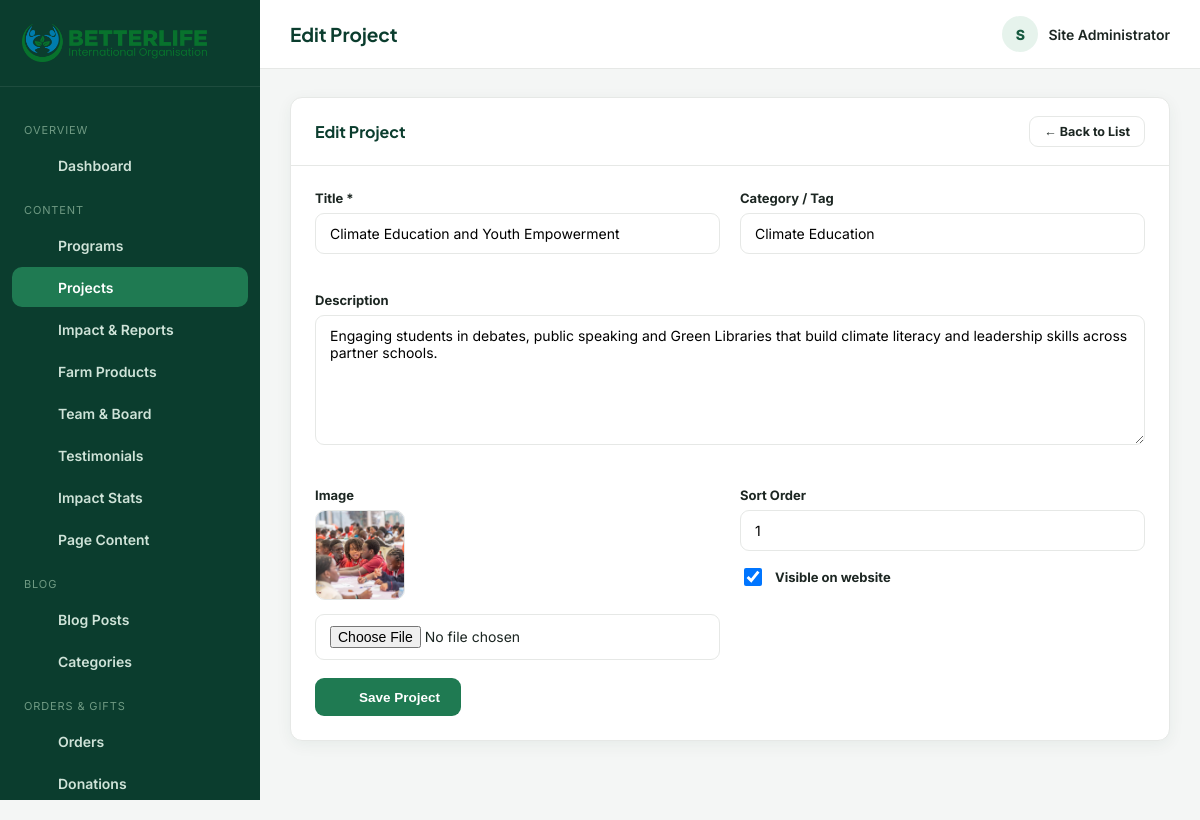
Screenshot of /admin/projects.php?action=edit&id=1 (signed in) with the database file from the repository.
### tables this page shows
CREATE TABLE projects (
  id INT AUTO_INCREMENT PRIMARY KEY,
  title VARCHAR(200) NOT NULL,
  slug VARCHAR(220) NOT NULL UNIQUE,
  category VARCHAR(150),
  description TEXT,
  image VARCHAR(255),
  sort_order INT DEFAULT 0,
  status TINYINT(1) DEFAULT 1,
  created_at TIMESTAMP DEFAULT CURRENT_TIMESTAMP
);

### admin/projects.php (the view, shortened to what this page needs)
<?php
require_once __DIR__ . '/includes/auth.php';
$action = $_GET['action'] ?? 'list';
$id = (int) ($_GET['id'] ?? 0);
$editing = null;
if (in_array($action, ['add', 'edit'], true)) {
    if ($action === 'edit') {
        $stmt = $pdo->prepare("SELECT * FROM projects WHERE id = ?");
        $stmt->execute([$id]);
        $editing = $stmt->fetch();
    }
    $pageTitle = $action === 'edit' ? 'Edit Project' : 'Add Project';
    require __DIR__ . '/includes/header.php';
    ?>
    <div class="panel">
      <div class="panel-head"><h3><?= h($pageTitle) ?></h3><a href="<?= ADMIN_URL ?>/projects.php" class="btn btn-outline btn-sm">← Back to List</a></div>
      <div class="panel-body">
        <form method="post" enctype="multipart/form-data">
          <div class="form-grid">
            <div class="form-group"><label>Title *</label><input type="text" name="title" class="form-control" required value="<?= h($editing['title'] ?? '') ?>"></div>
            <div class="form-group"><label>Category / Tag</label><input type="text" name="category" class="form-control" placeholder="e.g. Agriculture in Uganda" value="<?= h($editing['category'] ?? '') ?>"></div>
            <div class="form-group full"><label>Description</label><textarea name="description" class="form-control" style="min-height:130px;"><?= h($editing['description'] ?? '') ?></textarea></div>
            <div class="form-group">
              <label>Image</label>
              <?php if (!empty($editing['image'])): ?><img src="<?= asset_url($editing['image']) ?>" class="current-image"><br><?php endif; ?>
              <input type="file" name="image" class="form-control" accept="image/*">
            </div>
            <div class="form-group">
              <label>Sort Order</label>
              <input type="number" name="sort_order" class="form-control" value="<?= h($editing['sort_order'] ?? '0') ?>">
              <div class="checkbox-row" style="margin-top:14px;">
                <input type="checkbox" name="status" id="status" <?= (!isset($editing) || $editing['status']) ? 'checked' : '' ?>>
                <label for="status" style="margin:0;">Visible on website</label>
              </div>
            </div>
          </div>
          <button type="submit" class="btn btn-primary ico-text"><?= icon('save', 16) ?> Save Project</button>
        </form>
      </div>
    </div>
    <?php
    require __DIR__ . '/includes/footer.php';
    exit;
}
require __DIR__ . '/includes/header.php';
?>
<?php require __DIR__ . '/includes/footer.php'; ?>

### admin/assets/css/admin.css (style rules this page uses)
:root { --a-green-900: #0b3d2e; --a-green-700: #16593f; --a-green-600: #1f7a52; --a-green-100: #e6f3ec; --a-blue-700: #0e6788; --a-blue-600: #1583ab; --a-blue-100: #e5f5fb; --a-bg: #f4f6f5; --a-card: #ffffff; --a-border: #e6e8e6; --a-ink: #1c2622; --a-ink-soft: #6b7972; --a-radius: 12px; --a-shadow: 0 4px 16px rgba(11,61,46,.06); --a-danger: #d64545; --a-warn: #e2a72e; }
* { box-sizing: border-box; }
body { margin: 0; font-family: 'Inter', sans-serif; background: var(--a-bg); color: var(--a-ink); }
a { text-decoration: none; color: inherit; }
h1,h2,h3,h4 { font-family: 'Plus Jakarta Sans','Poppins',sans-serif; margin: 0 0 .4em; color: var(--a-green-900); }
img { max-width: 100%; }
.panel { background: var(--a-card); border-radius: var(--a-radius); box-shadow: var(--a-shadow); border: 1px solid var(--a-border); margin-bottom: 26px; }
.panel-head { padding: 18px 24px; border-bottom: 1px solid var(--a-border); display: flex; align-items: center; justify-content: space-between; gap: 14px; flex-wrap: wrap; }
.panel-head h3 { font-size: 16px; margin: 0; }
.panel-body { padding: 24px; }
.btn { display: inline-flex; align-items: center; gap: 8px; padding: 10px 20px; border-radius: 9px; font-weight: 700; font-size: 13.5px; border: 1.5px solid transparent; cursor: pointer; transition: .15s; }
.btn-primary { background: var(--a-green-600); color: #fff; }
.btn-outline { background: #fff; border-color: var(--a-border); color: var(--a-ink); }
.btn-sm { padding: 7px 14px; font-size: 12.5px; }
.form-grid { display: grid; grid-template-columns: repeat(2, 1fr); gap: 20px; }
.form-group { margin-bottom: 18px; }
.form-group.full { grid-column: 1 / -1; }
.form-group label { display: block; font-weight: 700; font-size: 13px; margin-bottom: 7px; }
.form-control, select.form-control, textarea.form-control { width: 100%; padding: 11px 14px; border-radius: 9px; border: 1.5px solid var(--a-border); font-family: inherit; font-size: 14px; background: #fff; }
textarea.form-control { min-height: 120px; resize: vertical; }
.current-image { width: 90px; height: 90px; object-fit: cover; border-radius: 10px; margin-bottom: 10px; border: 1px solid var(--a-border); }
.checkbox-row { display: flex; align-items: center; gap: 10px; }
.checkbox-row input { width: 18px; height: 18px; }
.ico-text { display: inline-flex; align-items: center; gap: 7px; }

### rows the page displays
projects: title "Climate Education and Youth Empowerment", category "Climate Education", description "Engaging students in debates, public speaking and Green Libraries that build climate literacy and leadership skills across partner schools.", image (picture), sort_order "1", status "☑"

### other values shown
$group['group'] "OVERVIEW"
$item['label'] "Dashboard"
$group['group'] "CONTENT"
$item['label'] "Programs"
$item['label'] "Projects"
$item['label'] "Impact & Reports"
$item['label'] "Farm Products"
$item['label'] "Team & Board"
$item['label'] "Testimonials"
$item['label'] "Impact Stats"
$item['label'] "Page Content"
$group['group'] "BLOG"
$item['label'] "Blog Posts"
$item['label'] "Categories"
$group['group'] "ORDERS & GIFTS"
